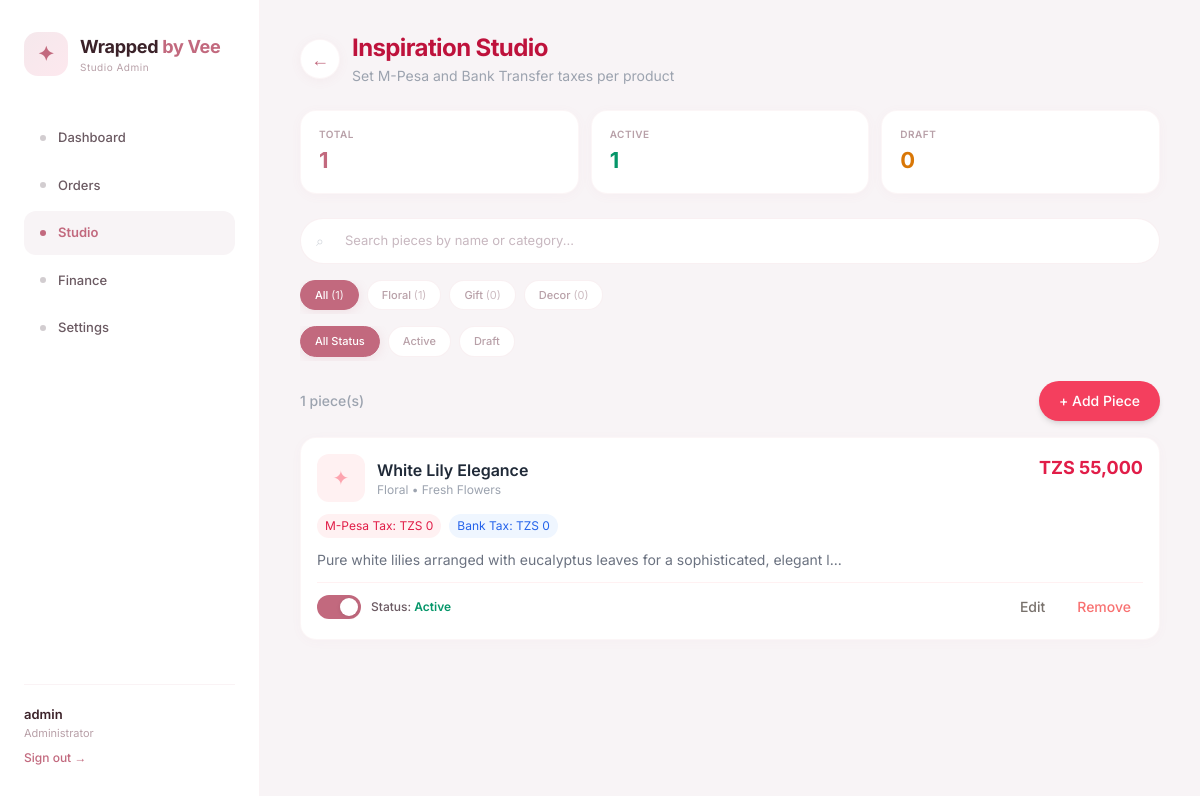
Page /admin/products.php (signed in) on the committed database.
### tables this page shows
CREATE TABLE `products` (
  `id` int(11) NOT NULL,
  `name` varchar(255) NOT NULL,
  `category` varchar(50) NOT NULL,
  `main_category` varchar(50) NOT NULL,
  `sub_category` varchar(50) DEFAULT NULL,
  `price` decimal(12,2) NOT NULL,
  `tax_mpesa` decimal(10,2) DEFAULT 0.00,
  `tax_bank` decimal(10,2) DEFAULT 0.00,
  `image_url` text DEFAULT NULL,
  `description` text DEFAULT NULL,
  `is_active` tinyint(1) DEFAULT 1,
  `featured` tinyint(1) DEFAULT 0,
  `created_at` timestamp NOT NULL DEFAULT current_timestamp()
);

### functions.php (called while the page is built, shortened)
<?php
function getAllProducts() {
    try {
        $db = getDB();
        $stmt = $db->query("SELECT * FROM products WHERE is_active = 1 ORDER BY created_at DESC");
        return $stmt->fetchAll();
    } catch (PDOException $e) {
        error_log("Error in getAllProducts: " . $e->getMessage());
        return [];
    }
}
?>

### admin/products.php (the view, shortened to what this page needs)
<?php
require_once '../functions.php';
$products = getAllProducts();
$categoryFilter = $_GET['category'] ?? 'all';
$statusFilter = $_GET['status'] ?? 'all';
$searchQuery = $_GET['search'] ?? '';
$filteredProducts = array_filter($products, function($product) use ($categoryFilter, $statusFilter, $searchQuery) {
    if ($categoryFilter !== 'all' && $product['main_category'] !== $categoryFilter) {
        return false;
    }
    if ($statusFilter !== 'all' && ($product['is_active'] ?? 1) != $statusFilter) {
        return false;
    }
    if ($searchQuery) {
        $searchLower = strtolower($searchQuery);
        if (strpos(strtolower($product['name']), $searchLower) === false &&
            strpos(strtolower($product['main_category']), $searchLower) === false) {
            return false;
        }
    }
    return true;
});
$totalProducts = count($products);
$activeCount = count(array_filter($products, function($p) { return ($p['is_active'] ?? 1) == 1; }));
$draftCount = count(array_filter($products, function($p) { return ($p['is_active'] ?? 1) == 0; }));
$categoryCounts = [
    'Flowers' => count(array_filter($products, function($p) { return $p['main_category'] === 'Flowers'; })),
    'Gift Packages' => count(array_filter($products, function($p) { return $p['main_category'] === 'Gift Packages'; })),
    'Decorations' => count(array_filter($products, function($p) { return $p['main_category'] === 'Decorations'; }))
];
?>
<!DOCTYPE html>
<html lang="en">
<head>
    <script src="https://cdn.tailwindcss.com"></script>
</head>
<body>
<div class="desktop-sidebar">
    <div class="sidebar-brand">
        <div class="sidebar-brand-icon">✦</div>
        <div>
            <div class="sidebar-brand-text">Wrapped <span>by Vee</span></div>
            <div class="sidebar-brand-sub">Studio Admin</div>
        </div>
    </div>
    <nav class="sidebar-nav">
        <a href="index.php"><span class="nav-dot"></span>Dashboard</a>
        <a href="orders.php"><span class="nav-dot"></span>Orders</a>
        <a href="products.php" class="active"><span class="nav-dot"></span>Studio</a>
        <a href="finance.php"><span class="nav-dot"></span>Finance</a>
        <a href="settings.php"><span class="nav-dot"></span>Settings</a>
    </nav>
    <div class="sidebar-footer">
        <div class="user-name"><?php echo htmlspecialchars($_SESSION['admin_username']); ?></div>
        <div class="user-role">Administrator</div>
        <a href="../logout.php" class="logout-link">Sign out →</a>
    </div>
</div>
<div class="main-content">
    <div class="max-w-7xl mx-auto">
        <div class="flex items-center gap-3 mb-6">
            <a href="index.php" class="back-btn"><span>←</span></a>
            <div>
                <h1 class="text-2xl font-bold text-rose-700 tracking-tight">Inspiration Studio</h1>
                <p class="text-sm text-gray-400 mt-0.5">Set M-Pesa and Bank Transfer taxes per product</p>
            </div>
        </div>
        <div class="grid grid-cols-3 gap-3 mb-6">
            <div class="stat-card">
                <div class="stat-label">Total</div>
                <div class="stat-value rose"><?php echo $totalProducts; ?></div>
            </div>
            <div class="stat-card">
                <div class="stat-label">Active</div>
                <div class="stat-value green"><?php echo $activeCount; ?></div>
            </div>
            <div class="stat-card">
                <div class="stat-label">Draft</div>
                <div class="stat-value amber"><?php echo $draftCount; ?></div>
            </div>
        </div>
        <div class="mb-4">
            <form method="GET" class="relative">
                <input type="text" name="search" placeholder="Search pieces by name or category..."
                       value="<?php echo htmlspecialchars($searchQuery); ?>" class="search-input">
                <span class="absolute left-4 top-1/2 transform -translate-y-1/2 text-gray-300 text-sm">⌕</span>
            </form>
        </div>
        <div class="filters-scroll mb-3">
            <div class="flex gap-2">
                <a href="?category=all&status=<?php echo $statusFilter; ?>&search=<?php echo urlencode($searchQuery); ?>"
                   class="filter-chip <?php echo $categoryFilter === 'all' ? 'active' : ''; ?>">
                    All <span class="count">(<?php echo $totalProducts; ?>)</span>
                </a>
                <a href="?category=Flowers&status=<?php echo $statusFilter; ?>&search=<?php echo urlencode($searchQuery); ?>"
                   class="filter-chip <?php echo $categoryFilter === 'Flowers' ? 'active' : ''; ?>">
                    Floral <span class="count">(<?php echo $categoryCounts['Flowers']; ?>)</span>
                </a>
                <a href="?category=Gift Packages&status=<?php echo $statusFilter; ?>&search=<?php echo urlencode($searchQuery); ?>"
                   class="filter-chip <?php echo $categoryFilter === 'Gift Packages' ? 'active' : ''; ?>">
                    Gift <span class="count">(<?php echo $categoryCounts['Gift Packages']; ?>)</span>
                </a>
                <a href="?category=Decorations&status=<?php echo $statusFilter; ?>&search=<?php echo urlencode($searchQuery); ?>"
                   class="filter-chip <?php echo $categoryFilter === 'Decorations' ? 'active' : ''; ?>">
                    Decor <span class="count">(<?php echo $categoryCounts['Decorations']; ?>)</span>
                </a>
            </div>
        </div>
        <div class="filters-scroll mb-5">
            <div class="flex gap-2">
                <a href="?category=<?php echo $categoryFilter; ?>&status=all&search=<?php echo urlencode($searchQuery); ?>"
                   class="filter-chip <?php echo $statusFilter === 'all' ? 'active' : ''; ?>">All Status</a>
                <a href="?category=<?php echo $categoryFilter; ?>&status=1&search=<?php echo urlencode($searchQuery); ?>"
                   class="filter-chip <?php echo $statusFilter === '1' ? 'active' : ''; ?>">Active</a>
                <a href="?category=<?php echo $categoryFilter; ?>&status=0&search=<?php echo urlencode($searchQuery); ?>"
                   class="filter-chip <?php echo $statusFilter === '0' ? 'active' : ''; ?>">Draft</a>
            </div>
        </div>
        <div class="flex justify-between items-center mb-4">
            <p class="text-sm text-gray-400 font-medium"><?php echo count($filteredProducts); ?> piece(s)</p>
            <button onclick="openAddModal()" class="bg-rose-500 text-white px-5 py-2.5 rounded-full text-sm font-medium shadow-md hover:bg-rose-600 transition active:scale-95">
                + Add Piece
            </button>
        </div>
        <div class="space-y-3">
            <?php if(count($filteredProducts) > 0): ?>
                <?php foreach($filteredProducts as $product):
                    $isActive = $product['is_active'] ?? 1;
                ?>
                <div class="product-card">
                    <div class="flex justify-between items-start mb-3">
                        <div class="flex items-center gap-3 min-w-0">
                            <?php if(!empty($product['image_url']) && file_exists('../' . $product['image_url'])): ?>
                                <img src="../<?php echo $product['image_url']; ?>" class="w-12 h-12 rounded-xl object-cover border border-rose-100 flex-shrink-0">
                            <?php else: ?>
                                <div class="w-12 h-12 bg-rose-50 rounded-xl flex items-center justify-center text-rose-300 text-xl flex-shrink-0">✦</div>
                            <?php endif; ?>
                            <div class="min-w-0">
                                <p class="font-semibold text-gray-800 truncate"><?php echo htmlspecialchars($product['name']); ?></p>
                                <p class="text-xs text-gray-400">
                                    <?php
                                        $catLabels = ['Flowers' => 'Floral', 'Gift Packages' => 'Gift', 'Decorations' => 'Decor'];
                                        echo $catLabels[$product['main_category']] ?? $product['main_category'];
                                    ?>
                                    <?php if(!empty($product['sub_category'])): ?>
                                        • <?php echo htmlspecialchars($product['sub_category']); ?>
                                    <?php endif; ?>
                                </p>
                            </div>
                        </div>
                        <span class="font-bold text-rose-600 text-lg flex-shrink-0 ml-2">TZS <?php echo number_format($product['price'], 0); ?></span>
                    </div>
                    <div class="flex flex-wrap gap-2 mb-3 text-xs">
                        <span class="bg-rose-50 text-rose-600 px-2 py-1 rounded-full">M-Pesa Tax: TZS <?php echo number_format($product['tax_mpesa'] ?? 0, 0); ?></span>
                        <span class="bg-blue-50 text-blue-600 px-2 py-1 rounded-full">Bank Tax: TZS <?php echo number_format($product['tax_bank'] ?? 0, 0); ?></span>
                    </div>
                    <?php if(!empty($product['description'])): ?>
                        <p class="text-sm text-gray-500 mb-3 line-clamp-2"><?php echo htmlspecialchars(substr($product['description'], 0, 80)); ?>...</p>
                    <?php endif; ?>
                    <div class="flex flex-wrap justify-between items-center gap-2 pt-2 border-t border-rose-50">
                        <div class="flex items-center gap-3">
                            <form method="POST" class="inline toggle-form">
                                <div class="toggle-wrap">
                                    <label class="toggle">
                                        <span class="slider"></span>
                                    </label>
                                    <span class="toggle-label">
                                        Status:
                                        <span class="status-text <?php echo $isActive ? 'active' : 'draft'; ?>">
                                            <?php echo $isActive ? 'Active' : 'Draft'; ?>
                                        </span>
                                    </span>
                                </div>
                            </form>
                        </div>
                        <div class="flex gap-2">
                            <button onclick='editProduct(<?php echo json_encode($product); ?>)' class="text-stone-500 text-sm font-medium px-3 py-1.5 rounded-full hover:bg-stone-50 transition active:scale-95">
                                Edit
                            </button>
                            <form method="POST" class="inline" onsubmit="return confirm('Remove this piece from collection?')">
                                <button type="submit" class="text-red-400 text-sm font-medium px-3 py-1.5 rounded-full hover:bg-red-50 transition active:scale-95">
                                    Remove
                                </button>
                            </form>
                        </div>
                    </div>
                </div>
                <?php endforeach; ?>
            <?php endif; ?>
        </div>
    </div>
</div>
</body>
</html>

### rows in the picture
products: is_active "1", is_active "0", main_category "1", main_category "0", name "White Lily Elegance", main_category "Floral", sub_category "Fresh Flowers", price "55,000", tax_mpesa "0", tax_bank "0", description "Pure white lilies arranged with eucalyptus leaves for a sophisticated, elegant l", shows "Active"

### other values in the picture
$_SESSION['admin_username'] "admin"
$totalProducts "1"
count($filteredProducts) "1"
